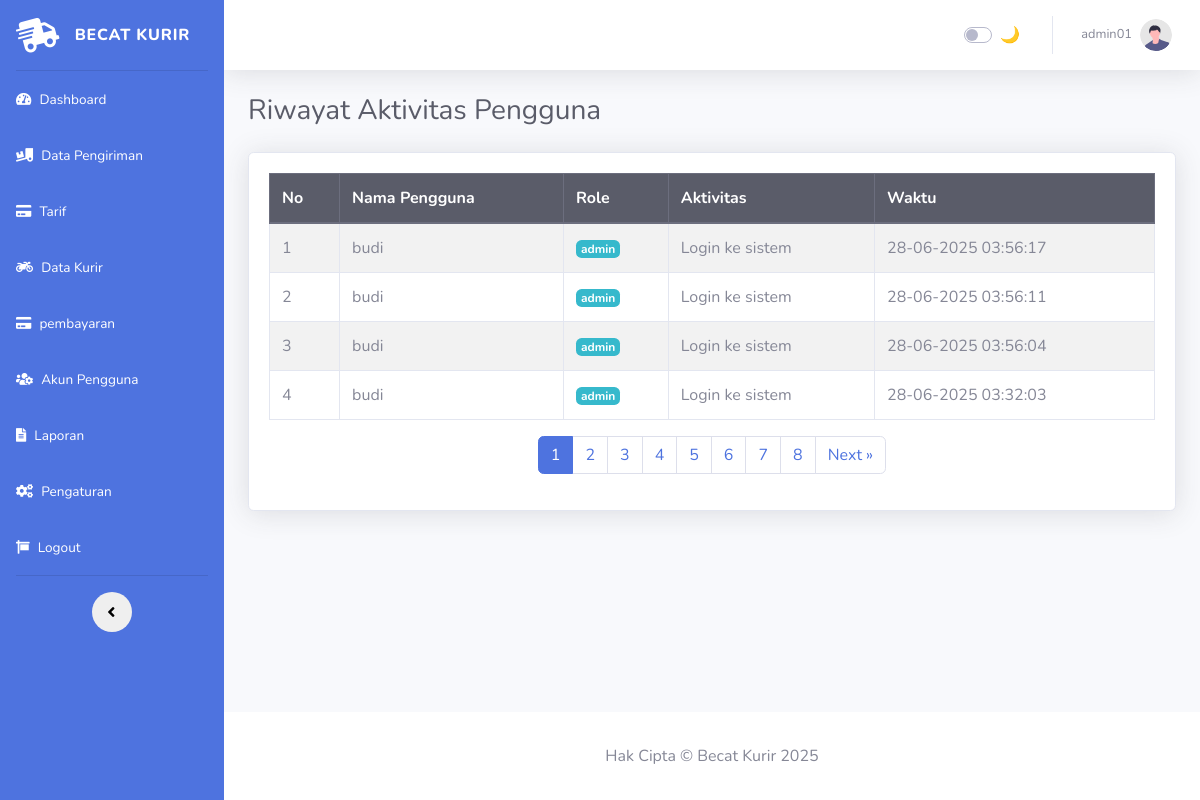
Before: /admin-kurir/riwayat.php (signed in) with the older database file.
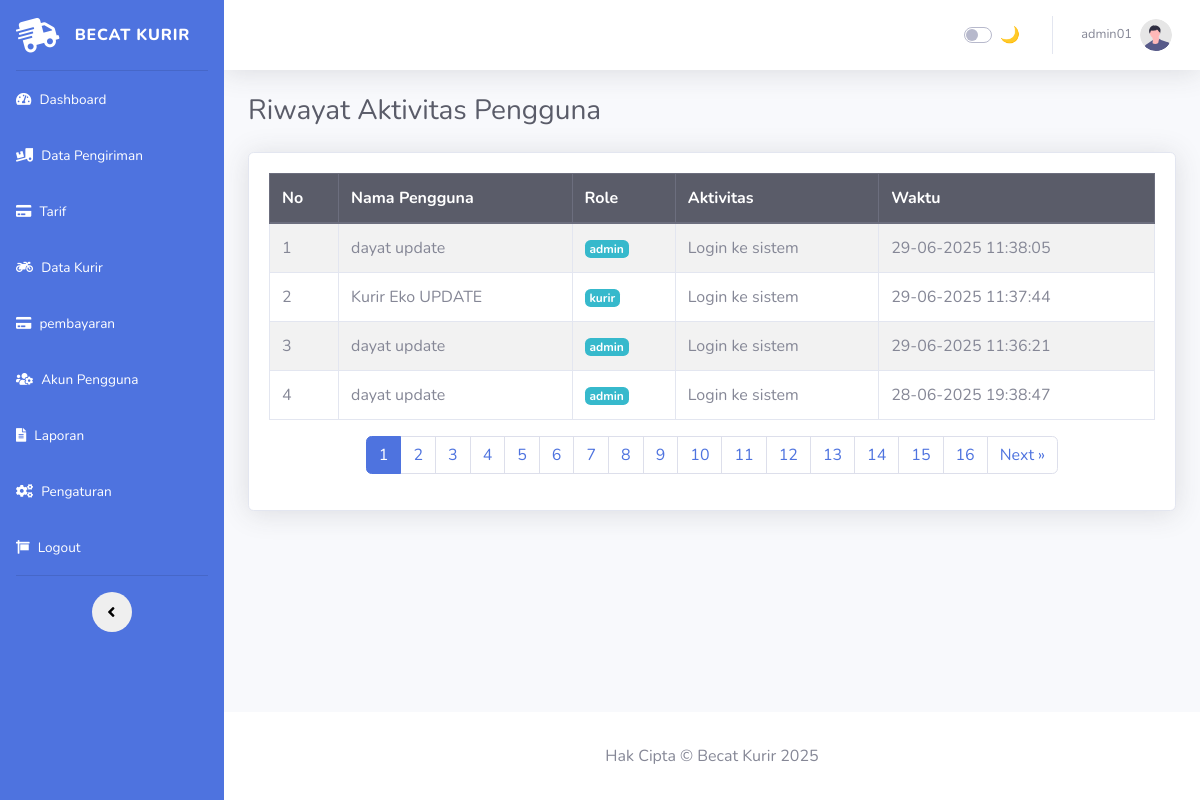
After: the same page with the newer database file.
### tables this page shows
CREATE TABLE `tbl_log_aktivitas` (
  `id_log` int NOT NULL,
  `id_user` int DEFAULT NULL,
  `aktivitas` text,
  `waktu` datetime DEFAULT CURRENT_TIMESTAMP
);

CREATE TABLE `tbl_user` (
  `id_user` int NOT NULL,
  `username` varchar(20) DEFAULT NULL,
  `password` varchar(50) DEFAULT NULL,
  `role` enum('admin','kurir','user') NOT NULL DEFAULT 'user',
  `nama` varchar(30) DEFAULT NULL
);

### admin-kurir/riwayat.php (the view, shortened to what this page needs)
<?php
include 'config/koneksi.php';
$limit = 4;
$page = isset($_GET['page']) && is_numeric($_GET['page']) ? (int) $_GET['page'] : 1;
$offset = ($page - 1) * $limit;
$total_result = mysqli_query($conn, "SELECT COUNT(*) AS total FROM tbl_log_aktivitas");
$total_data = mysqli_fetch_assoc($total_result)['total'];
$total_pages = ceil($total_data / $limit);
$query = mysqli_query($conn, "
    SELECT l.*, u.nama, u.role
    FROM tbl_log_aktivitas l
    JOIN tbl_user u ON u.id_user = l.id_user
    ORDER BY l.waktu DESC
    LIMIT $limit OFFSET $offset
");
$logs = [];
while ($row = mysqli_fetch_assoc($query)) {
    $logs[] = $row;
}
?>
<!DOCTYPE html>
<html lang="id">
<?php include 'head.php'; ?>
<body id="page-top">
<div id="wrapper">
  <?php include 'sidebar.php'; ?>
  <div id="content-wrapper" class="d-flex flex-column">
    <div id="content">
      <?php include 'navbar.php'; ?>
      <div class="container-fluid">
        <h1 class="h3 mb-4 text-gray-800">Riwayat Aktivitas Pengguna</h1>
        <div class="card shadow mb-4">
          <div class="card-body">
            <div class="table-responsive">
              <table class="table table-bordered table-striped">
                <thead class="thead-dark">
                  <tr>
                    <th>No</th>
                    <th>Nama Pengguna</th>
                    <th>Role</th>
                    <th>Aktivitas</th>
                    <th>Waktu</th>
                  </tr>
                </thead>
                <tbody>
                  <?php if (count($logs) > 0): ?>
                    <?php $no = $offset + 1; foreach ($logs as $log): ?>
                      <tr>
                        <td><?= $no++ ?></td>
                        <td><?= htmlspecialchars($log['nama'] ?? '-') ?></td>
                        <td><span class="badge badge-info"><?= htmlspecialchars($log['role'] ?? '-') ?></span></td>
                        <td><?= htmlspecialchars($log['aktivitas'] ?? '-') ?></td>
                        <td><?= isset($log['waktu']) ? date('d-m-Y H:i:s', strtotime($log['waktu'])) : '-' ?></td>
                      </tr>
                    <?php endforeach; ?>
                  <?php else: ?>
                    <tr><td colspan="5" class="text-center text-muted">Belum ada aktivitas yang tercatat.</td></tr>
                  <?php endif; ?>
                </tbody>
              </table>
            </div>
            <nav>
              <ul class="pagination justify-content-center">
                <?php for ($i = 1; $i <= $total_pages; $i++): ?>
                  <li class="page-item <?= $i == $page ? 'active' : '' ?>">
                    <a class="page-link" href="?page=<?= $i ?>"><?= $i ?></a>
                  </li>
                <?php endfor; ?>
                <?php if ($page < $total_pages): ?>
                  <li class="page-item"><a class="page-link" href="?page=<?= $page + 1 ?>">Next &raquo;</a></li>
                <?php endif; ?>
              </ul>
            </nav>
          </div>
        </div>
      </div>
    </div>
    <?php include 'footer.php'; ?>
  </div>
</div>
</body>
</html>

Changed rows visible on the page:
no longer on this page (row unchanged): tbl_log_aktivitas: id_user.nama "budi", id_user.role "admin", aktivitas "Login ke sistem", waktu "28-06-2025 03:56:17"
no longer on this page (row unchanged): tbl_log_aktivitas: id_user.nama "budi", id_user.role "admin", aktivitas "Login ke sistem", waktu "28-06-2025 03:56:11"
no longer on this page (row unchanged): tbl_log_aktivitas: id_user.nama "budi", id_user.role "admin", aktivitas "Login ke sistem", waktu "28-06-2025 03:56:04"
no longer on this page (row unchanged): tbl_log_aktivitas: id_user.nama "budi", id_user.role "admin", aktivitas "Login ke sistem", waktu "28-06-2025 03:32:03"
added tbl_log_aktivitas: id_user.nama "dayat update", id_user.role "admin", aktivitas "Login ke sistem", waktu "29-06-2025 11:38:05"
added tbl_log_aktivitas: id_user.nama "Kurir Eko UPDATE", id_user.role "kurir", aktivitas "Login ke sistem", waktu "29-06-2025 11:37:44"
added tbl_log_aktivitas: id_user.nama "dayat update", id_user.role "admin", aktivitas "Login ke sistem", waktu "29-06-2025 11:36:21"
added tbl_log_aktivitas: id_user.nama "dayat update", id_user.role "admin", aktivitas "Login ke sistem", waktu "28-06-2025 19:38:47"
Other visible differences:
new list line: "9"
new list line: "10"
new list line: "11"
new list line: "12"
new list line: "13"
new list line: "14"
new list line: "15"
new list line: "16"
